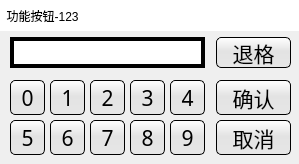
<?xml version="1.0" encoding="UTF-8"?>
<ui version="4.0">
 <class>CQfDlg</class>
 <widget class="QDialog" name="CQfDlg">
  <property name="geometry">
   <rect>
    <x>0</x>
    <y>0</y>
    <width>299</width>
    <height>164</height>
   </rect>
  </property>
  <property name="windowTitle">
   <string>功能按钮-123</string>
  </property>
  <widget class="QLineEdit" name="lineEdit_PassWork">
   <property name="geometry">
    <rect>
     <x>10</x>
     <y>37</y>
     <width>195</width>
     <height>31</height>
    </rect>
   </property>
   <property name="font">
    <font>
     <family>新宋体</family>
     <pointsize>12</pointsize>
    </font>
   </property>
   <property name="styleSheet">
    <string notr="true">border-style:solid;
border-width: 4px;
border-color:qlineargradient(spread:pad, x1:1, y1:0, x2:1, y2:1, stop:0 rgba(122, 122, 122, 255), stop:0.596591 rgba(194, 194, 194, 255), stop:0.602273 rgba(65, 65, 65, 255), stop:1 rgba(65, 65, 65, 255)) qlineargradient(spread:pad, x1:1, y1:0, x2:0, y2:0, stop:0 rgba(184, 184, 184, 255), stop:0.636364 rgba(231, 231, 231, 255), stop:0.647727 rgba(170, 170, 170, 255), stop:1 rgba(170, 170, 170, 255)) qlineargradient(spread:pad, x1:0, y1:1, x2:0, y2:0, stop:0 rgba(184, 184, 184, 255), stop:0.636364 rgba(231, 231, 231, 255), stop:0.647727 rgba(170, 170, 170, 255), stop:1 rgba(170, 170, 170, 255)) qlineargradient(spread:pad, x1:0, y1:1, x2:1, y2:1, stop:0 rgba(122, 122, 122, 255), stop:0.596591 rgba(194, 194, 194, 255), stop:0.602273 rgba(65, 65, 65, 255), stop:1 rgba(65, 65, 65, 255));
</string>
   </property>
   <property name="echoMode">
    <enum>QLineEdit::Normal</enum>
   </property>
   <property name="readOnly">
    <bool>false</bool>
   </property>
  </widget>
  <widget class="QPushButton" name="pushButton_0">
   <property name="geometry">
    <rect>
     <x>10</x>
     <y>80</y>
     <width>35</width>
     <height>35</height>
    </rect>
   </property>
   <property name="font">
    <font>
     <family>新宋体</family>
     <pointsize>16</pointsize>
    </font>
   </property>
   <property name="styleSheet">
    <string notr="true">QPushButton
{
	background-color: qlineargradient(spread:pad, x1:0, y1:0, x2:0, y2:0.954273, stop:0 rgba(255, 255, 255, 255), stop:0.477273 rgba(227, 227, 227, 255), stop:1 rgba(230, 230, 230, 255));
	border-style: outset;
	border-width: 1px;
	border-radius: 5px;
	border-color: black;
}
QPushButton::hover
{
	background-color: qlineargradient(spread:pad, x1:0, y1:0, x2:0, y2:1, stop:0 rgba(225, 225, 225, 255), stop:0.494318 rgba(198, 198, 198, 255), stop:1 rgba(225, 225, 225, 255));
	border-style: solid;
	border-radius: 5px;
	border-width: 1px;
	border-color: blue;
}

QPushButton::pressed
{
	background-color: qlineargradient(spread:pad, x1:0, y1:0, x2:0, y2:1, stop:0 rgba(185, 185, 185, 255), stop:0.494318 rgba(163, 163, 163, 255), stop:1 rgba(172, 172, 172, 255));
	border-style: solid;
	border-radius: 5px;
	border-width: 1px;
	border-color: black;
	padding-left:2px;
    padding-top:1px;
}</string>
   </property>
   <property name="text">
    <string>0</string>
   </property>
  </widget>
  <widget class="QPushButton" name="pushButton_1">
   <property name="geometry">
    <rect>
     <x>50</x>
     <y>80</y>
     <width>35</width>
     <height>35</height>
    </rect>
   </property>
   <property name="font">
    <font>
     <family>新宋体</family>
     <pointsize>16</pointsize>
    </font>
   </property>
   <property name="styleSheet">
    <string notr="true">QPushButton
{
	background-color: qlineargradient(spread:pad, x1:0, y1:0, x2:0, y2:0.954273, stop:0 rgba(255, 255, 255, 255), stop:0.477273 rgba(227, 227, 227, 255), stop:1 rgba(230, 230, 230, 255));
	border-style: outset;
	border-width: 1px;
	border-radius: 5px;
	border-color: black;
}
QPushButton::hover
{
	background-color: qlineargradient(spread:pad, x1:0, y1:0, x2:0, y2:1, stop:0 rgba(225, 225, 225, 255), stop:0.494318 rgba(198, 198, 198, 255), stop:1 rgba(225, 225, 225, 255));
	border-style: solid;
	border-radius: 5px;
	border-width: 1px;
	border-color: blue;
}

QPushButton::pressed
{
	background-color: qlineargradient(spread:pad, x1:0, y1:0, x2:0, y2:1, stop:0 rgba(185, 185, 185, 255), stop:0.494318 rgba(163, 163, 163, 255), stop:1 rgba(172, 172, 172, 255));
	border-style: solid;
	border-radius: 5px;
	border-width: 1px;
	border-color: black;
	padding-left:2px;
    padding-top:1px;
}</string>
   </property>
   <property name="text">
    <string>1</string>
   </property>
  </widget>
  <widget class="QPushButton" name="pushButton_2">
   <property name="geometry">
    <rect>
     <x>90</x>
     <y>80</y>
     <width>35</width>
     <height>35</height>
    </rect>
   </property>
   <property name="font">
    <font>
     <family>新宋体</family>
     <pointsize>16</pointsize>
    </font>
   </property>
   <property name="styleSheet">
    <string notr="true">QPushButton
{
	background-color: qlineargradient(spread:pad, x1:0, y1:0, x2:0, y2:0.954273, stop:0 rgba(255, 255, 255, 255), stop:0.477273 rgba(227, 227, 227, 255), stop:1 rgba(230, 230, 230, 255));
	border-style: outset;
	border-width: 1px;
	border-radius: 5px;
	border-color: black;
}
QPushButton::hover
{
	background-color: qlineargradient(spread:pad, x1:0, y1:0, x2:0, y2:1, stop:0 rgba(225, 225, 225, 255), stop:0.494318 rgba(198, 198, 198, 255), stop:1 rgba(225, 225, 225, 255));
	border-style: solid;
	border-radius: 5px;
	border-width: 1px;
	border-color: blue;
}

QPushButton::pressed
{
	background-color: qlineargradient(spread:pad, x1:0, y1:0, x2:0, y2:1, stop:0 rgba(185, 185, 185, 255), stop:0.494318 rgba(163, 163, 163, 255), stop:1 rgba(172, 172, 172, 255));
	border-style: solid;
	border-radius: 5px;
	border-width: 1px;
	border-color: black;
	padding-left:2px;
    padding-top:1px;
}</string>
   </property>
   <property name="text">
    <string>2</string>
   </property>
  </widget>
  <widget class="QPushButton" name="pushButton_3">
   <property name="geometry">
    <rect>
     <x>130</x>
     <y>80</y>
     <width>35</width>
     <height>35</height>
    </rect>
   </property>
   <property name="font">
    <font>
     <family>新宋体</family>
     <pointsize>16</pointsize>
    </font>
   </property>
   <property name="styleSheet">
    <string notr="true">QPushButton
{
	background-color: qlineargradient(spread:pad, x1:0, y1:0, x2:0, y2:0.954273, stop:0 rgba(255, 255, 255, 255), stop:0.477273 rgba(227, 227, 227, 255), stop:1 rgba(230, 230, 230, 255));
	border-style: outset;
	border-width: 1px;
	border-radius: 5px;
	border-color: black;
}
QPushButton::hover
{
	background-color: qlineargradient(spread:pad, x1:0, y1:0, x2:0, y2:1, stop:0 rgba(225, 225, 225, 255), stop:0.494318 rgba(198, 198, 198, 255), stop:1 rgba(225, 225, 225, 255));
	border-style: solid;
	border-radius: 5px;
	border-width: 1px;
	border-color: blue;
}

QPushButton::pressed
{
	background-color: qlineargradient(spread:pad, x1:0, y1:0, x2:0, y2:1, stop:0 rgba(185, 185, 185, 255), stop:0.494318 rgba(163, 163, 163, 255), stop:1 rgba(172, 172, 172, 255));
	border-style: solid;
	border-radius: 5px;
	border-width: 1px;
	border-color: black;
	padding-left:2px;
    padding-top:1px;
}</string>
   </property>
   <property name="text">
    <string>3</string>
   </property>
  </widget>
  <widget class="QPushButton" name="pushButton_4">
   <property name="geometry">
    <rect>
     <x>170</x>
     <y>80</y>
     <width>35</width>
     <height>35</height>
    </rect>
   </property>
   <property name="font">
    <font>
     <family>新宋体</family>
     <pointsize>16</pointsize>
    </font>
   </property>
   <property name="styleSheet">
    <string notr="true">QPushButton
{
	background-color: qlineargradient(spread:pad, x1:0, y1:0, x2:0, y2:0.954273, stop:0 rgba(255, 255, 255, 255), stop:0.477273 rgba(227, 227, 227, 255), stop:1 rgba(230, 230, 230, 255));
	border-style: outset;
	border-width: 1px;
	border-radius: 5px;
	border-color: black;
}
QPushButton::hover
{
	background-color: qlineargradient(spread:pad, x1:0, y1:0, x2:0, y2:1, stop:0 rgba(225, 225, 225, 255), stop:0.494318 rgba(198, 198, 198, 255), stop:1 rgba(225, 225, 225, 255));
	border-style: solid;
	border-radius: 5px;
	border-width: 1px;
	border-color: blue;
}

QPushButton::pressed
{
	background-color: qlineargradient(spread:pad, x1:0, y1:0, x2:0, y2:1, stop:0 rgba(185, 185, 185, 255), stop:0.494318 rgba(163, 163, 163, 255), stop:1 rgba(172, 172, 172, 255));
	border-style: solid;
	border-radius: 5px;
	border-width: 1px;
	border-color: black;
	padding-left:2px;
    padding-top:1px;
}</string>
   </property>
   <property name="text">
    <string>4</string>
   </property>
  </widget>
  <widget class="QPushButton" name="pushButton_5">
   <property name="geometry">
    <rect>
     <x>10</x>
     <y>120</y>
     <width>35</width>
     <height>35</height>
    </rect>
   </property>
   <property name="font">
    <font>
     <family>新宋体</family>
     <pointsize>16</pointsize>
    </font>
   </property>
   <property name="styleSheet">
    <string notr="true">QPushButton
{
	background-color: qlineargradient(spread:pad, x1:0, y1:0, x2:0, y2:0.954273, stop:0 rgba(255, 255, 255, 255), stop:0.477273 rgba(227, 227, 227, 255), stop:1 rgba(230, 230, 230, 255));
	border-style: outset;
	border-width: 1px;
	border-radius: 5px;
	border-color: black;
}
QPushButton::hover
{
	background-color: qlineargradient(spread:pad, x1:0, y1:0, x2:0, y2:1, stop:0 rgba(225, 225, 225, 255), stop:0.494318 rgba(198, 198, 198, 255), stop:1 rgba(225, 225, 225, 255));
	border-style: solid;
	border-radius: 5px;
	border-width: 1px;
	border-color: blue;
}

QPushButton::pressed
{
	background-color: qlineargradient(spread:pad, x1:0, y1:0, x2:0, y2:1, stop:0 rgba(185, 185, 185, 255), stop:0.494318 rgba(163, 163, 163, 255), stop:1 rgba(172, 172, 172, 255));
	border-style: solid;
	border-radius: 5px;
	border-width: 1px;
	border-color: black;
	padding-left:2px;
    padding-top:1px;
}</string>
   </property>
   <property name="text">
    <string>5</string>
   </property>
  </widget>
  <widget class="QPushButton" name="pushButton_6">
   <property name="geometry">
    <rect>
     <x>50</x>
     <y>120</y>
     <width>35</width>
     <height>35</height>
    </rect>
   </property>
   <property name="font">
    <font>
     <family>新宋体</family>
     <pointsize>16</pointsize>
    </font>
   </property>
   <property name="styleSheet">
    <string notr="true">QPushButton
{
	background-color: qlineargradient(spread:pad, x1:0, y1:0, x2:0, y2:0.954273, stop:0 rgba(255, 255, 255, 255), stop:0.477273 rgba(227, 227, 227, 255), stop:1 rgba(230, 230, 230, 255));
	border-style: outset;
	border-width: 1px;
	border-radius: 5px;
	border-color: black;
}
QPushButton::hover
{
	background-color: qlineargradient(spread:pad, x1:0, y1:0, x2:0, y2:1, stop:0 rgba(225, 225, 225, 255), stop:0.494318 rgba(198, 198, 198, 255), stop:1 rgba(225, 225, 225, 255));
	border-style: solid;
	border-radius: 5px;
	border-width: 1px;
	border-color: blue;
}

QPushButton::pressed
{
	background-color: qlineargradient(spread:pad, x1:0, y1:0, x2:0, y2:1, stop:0 rgba(185, 185, 185, 255), stop:0.494318 rgba(163, 163, 163, 255), stop:1 rgba(172, 172, 172, 255));
	border-style: solid;
	border-radius: 5px;
	border-width: 1px;
	border-color: black;
	padding-left:2px;
    padding-top:1px;
}</string>
   </property>
   <property name="text">
    <string>6</string>
   </property>
  </widget>
  <widget class="QPushButton" name="pushButton_7">
   <property name="geometry">
    <rect>
     <x>90</x>
     <y>120</y>
     <width>35</width>
     <height>35</height>
    </rect>
   </property>
   <property name="font">
    <font>
     <family>新宋体</family>
     <pointsize>16</pointsize>
    </font>
   </property>
   <property name="styleSheet">
    <string notr="true">QPushButton
{
	background-color: qlineargradient(spread:pad, x1:0, y1:0, x2:0, y2:0.954273, stop:0 rgba(255, 255, 255, 255), stop:0.477273 rgba(227, 227, 227, 255), stop:1 rgba(230, 230, 230, 255));
	border-style: outset;
	border-width: 1px;
	border-radius: 5px;
	border-color: black;
}
QPushButton::hover
{
	background-color: qlineargradient(spread:pad, x1:0, y1:0, x2:0, y2:1, stop:0 rgba(225, 225, 225, 255), stop:0.494318 rgba(198, 198, 198, 255), stop:1 rgba(225, 225, 225, 255));
	border-style: solid;
	border-radius: 5px;
	border-width: 1px;
	border-color: blue;
}

QPushButton::pressed
{
	background-color: qlineargradient(spread:pad, x1:0, y1:0, x2:0, y2:1, stop:0 rgba(185, 185, 185, 255), stop:0.494318 rgba(163, 163, 163, 255), stop:1 rgba(172, 172, 172, 255));
	border-style: solid;
	border-radius: 5px;
	border-width: 1px;
	border-color: black;
	padding-left:2px;
    padding-top:1px;
}</string>
   </property>
   <property name="text">
    <string>7</string>
   </property>
  </widget>
  <widget class="QPushButton" name="pushButton_8">
   <property name="geometry">
    <rect>
     <x>130</x>
     <y>120</y>
     <width>35</width>
     <height>35</height>
    </rect>
   </property>
   <property name="font">
    <font>
     <family>新宋体</family>
     <pointsize>16</pointsize>
    </font>
   </property>
   <property name="styleSheet">
    <string notr="true">QPushButton
{
	background-color: qlineargradient(spread:pad, x1:0, y1:0, x2:0, y2:0.954273, stop:0 rgba(255, 255, 255, 255), stop:0.477273 rgba(227, 227, 227, 255), stop:1 rgba(230, 230, 230, 255));
	border-style: outset;
	border-width: 1px;
	border-radius: 5px;
	border-color: black;
}
QPushButton::hover
{
	background-color: qlineargradient(spread:pad, x1:0, y1:0, x2:0, y2:1, stop:0 rgba(225, 225, 225, 255), stop:0.494318 rgba(198, 198, 198, 255), stop:1 rgba(225, 225, 225, 255));
	border-style: solid;
	border-radius: 5px;
	border-width: 1px;
	border-color: blue;
}

QPushButton::pressed
{
	background-color: qlineargradient(spread:pad, x1:0, y1:0, x2:0, y2:1, stop:0 rgba(185, 185, 185, 255), stop:0.494318 rgba(163, 163, 163, 255), stop:1 rgba(172, 172, 172, 255));
	border-style: solid;
	border-radius: 5px;
	border-width: 1px;
	border-color: black;
	padding-left:2px;
    padding-top:1px;
}</string>
   </property>
   <property name="text">
    <string>8</string>
   </property>
  </widget>
  <widget class="QPushButton" name="pushButton_9">
   <property name="geometry">
    <rect>
     <x>170</x>
     <y>120</y>
     <width>35</width>
     <height>35</height>
    </rect>
   </property>
   <property name="font">
    <font>
     <family>新宋体</family>
     <pointsize>16</pointsize>
    </font>
   </property>
   <property name="styleSheet">
    <string notr="true">QPushButton
{
	background-color: qlineargradient(spread:pad, x1:0, y1:0, x2:0, y2:0.954273, stop:0 rgba(255, 255, 255, 255), stop:0.477273 rgba(227, 227, 227, 255), stop:1 rgba(230, 230, 230, 255));
	border-style: outset;
	border-width: 1px;
	border-radius: 5px;
	border-color: black;
}
QPushButton::hover
{
	background-color: qlineargradient(spread:pad, x1:0, y1:0, x2:0, y2:1, stop:0 rgba(225, 225, 225, 255), stop:0.494318 rgba(198, 198, 198, 255), stop:1 rgba(225, 225, 225, 255));
	border-style: solid;
	border-radius: 5px;
	border-width: 1px;
	border-color: blue;
}

QPushButton::pressed
{
	background-color: qlineargradient(spread:pad, x1:0, y1:0, x2:0, y2:1, stop:0 rgba(185, 185, 185, 255), stop:0.494318 rgba(163, 163, 163, 255), stop:1 rgba(172, 172, 172, 255));
	border-style: solid;
	border-radius: 5px;
	border-width: 1px;
	border-color: black;
	padding-left:2px;
    padding-top:1px;
}</string>
   </property>
   <property name="text">
    <string>9</string>
   </property>
  </widget>
  <widget class="QPushButton" name="pushButton_DelOne">
   <property name="geometry">
    <rect>
     <x>216</x>
     <y>37</y>
     <width>75</width>
     <height>31</height>
    </rect>
   </property>
   <property name="font">
    <font>
     <family>新宋体</family>
     <pointsize>16</pointsize>
    </font>
   </property>
   <property name="styleSheet">
    <string notr="true">QPushButton
{
	background-color: qlineargradient(spread:pad, x1:0, y1:0, x2:0, y2:0.954273, stop:0 rgba(255, 255, 255, 255), stop:0.477273 rgba(227, 227, 227, 255), stop:1 rgba(230, 230, 230, 255));
	border-style: outset;
	border-width: 1px;
	border-radius: 5px;
	border-color: black;
}
QPushButton::hover
{
	background-color: qlineargradient(spread:pad, x1:0, y1:0, x2:0, y2:1, stop:0 rgba(225, 225, 225, 255), stop:0.494318 rgba(198, 198, 198, 255), stop:1 rgba(225, 225, 225, 255));
	border-style: solid;
	border-radius: 5px;
	border-width: 1px;
	border-color: blue;
}

QPushButton::pressed
{
	background-color: qlineargradient(spread:pad, x1:0, y1:0, x2:0, y2:1, stop:0 rgba(185, 185, 185, 255), stop:0.494318 rgba(163, 163, 163, 255), stop:1 rgba(172, 172, 172, 255));
	border-style: solid;
	border-radius: 5px;
	border-width: 1px;
	border-color: black;
	padding-left:2px;
    padding-top:1px;
}</string>
   </property>
   <property name="text">
    <string>退格</string>
   </property>
  </widget>
  <widget class="QPushButton" name="pushButton_OK">
   <property name="geometry">
    <rect>
     <x>216</x>
     <y>80</y>
     <width>75</width>
     <height>35</height>
    </rect>
   </property>
   <property name="font">
    <font>
     <family>新宋体</family>
     <pointsize>16</pointsize>
    </font>
   </property>
   <property name="styleSheet">
    <string notr="true">QPushButton
{
	background-color: qlineargradient(spread:pad, x1:0, y1:0, x2:0, y2:0.954273, stop:0 rgba(255, 255, 255, 255), stop:0.477273 rgba(227, 227, 227, 255), stop:1 rgba(230, 230, 230, 255));
	border-style: outset;
	border-width: 1px;
	border-radius: 5px;
	border-color: black;
}
QPushButton::hover
{
	background-color: qlineargradient(spread:pad, x1:0, y1:0, x2:0, y2:1, stop:0 rgba(225, 225, 225, 255), stop:0.494318 rgba(198, 198, 198, 255), stop:1 rgba(225, 225, 225, 255));
	border-style: solid;
	border-radius: 5px;
	border-width: 1px;
	border-color: blue;
}

QPushButton::pressed
{
	background-color: qlineargradient(spread:pad, x1:0, y1:0, x2:0, y2:1, stop:0 rgba(185, 185, 185, 255), stop:0.494318 rgba(163, 163, 163, 255), stop:1 rgba(172, 172, 172, 255));
	border-style: solid;
	border-radius: 5px;
	border-width: 1px;
	border-color: black;
	padding-left:2px;
    padding-top:1px;
}</string>
   </property>
   <property name="text">
    <string>确认</string>
   </property>
  </widget>
  <widget class="QPushButton" name="pushButton_Cancel">
   <property name="geometry">
    <rect>
     <x>216</x>
     <y>120</y>
     <width>75</width>
     <height>35</height>
    </rect>
   </property>
   <property name="font">
    <font>
     <family>新宋体</family>
     <pointsize>16</pointsize>
    </font>
   </property>
   <property name="styleSheet">
    <string notr="true">QPushButton
{
	background-color: qlineargradient(spread:pad, x1:0, y1:0, x2:0, y2:0.954273, stop:0 rgba(255, 255, 255, 255), stop:0.477273 rgba(227, 227, 227, 255), stop:1 rgba(230, 230, 230, 255));
	border-style: outset;
	border-width: 1px;
	border-radius: 5px;
	border-color: black;
}
QPushButton::hover
{
	background-color: qlineargradient(spread:pad, x1:0, y1:0, x2:0, y2:1, stop:0 rgba(225, 225, 225, 255), stop:0.494318 rgba(198, 198, 198, 255), stop:1 rgba(225, 225, 225, 255));
	border-style: solid;
	border-radius: 5px;
	border-width: 1px;
	border-color: blue;
}

QPushButton::pressed
{
	background-color: qlineargradient(spread:pad, x1:0, y1:0, x2:0, y2:1, stop:0 rgba(185, 185, 185, 255), stop:0.494318 rgba(163, 163, 163, 255), stop:1 rgba(172, 172, 172, 255));
	border-style: solid;
	border-radius: 5px;
	border-width: 1px;
	border-color: black;
	padding-left:2px;
    padding-top:1px;
}</string>
   </property>
   <property name="text">
    <string>取消</string>
   </property>
  </widget>
  <widget class="QLabel" name="label_Title">
   <property name="geometry">
    <rect>
     <x>0</x>
     <y>0</y>
     <width>301</width>
     <height>31</height>
    </rect>
   </property>
   <property name="styleSheet">
    <string notr="true">background-color:rgb(255, 255, 255)</string>
   </property>
   <property name="text">
    <string>  功能按钮-123</string>
   </property>
  </widget>
 </widget>
 <resources/>
 <connections/>
</ui>
